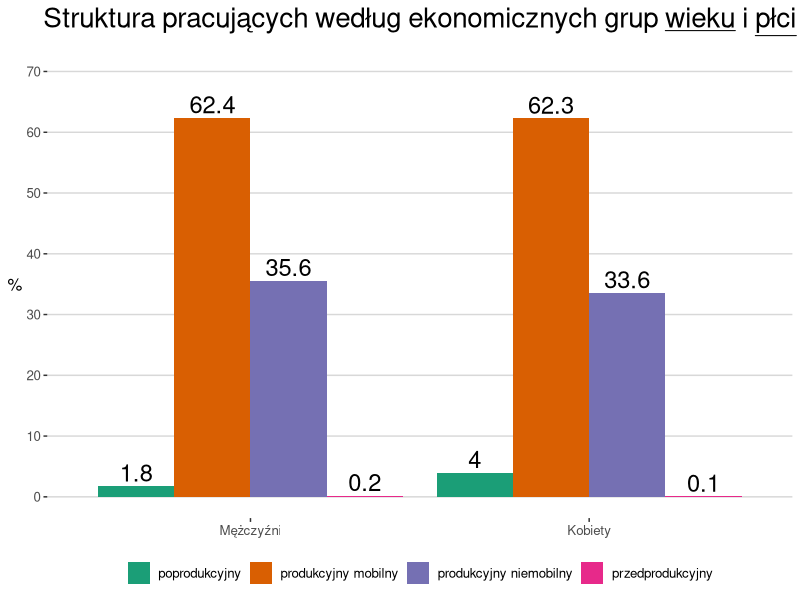
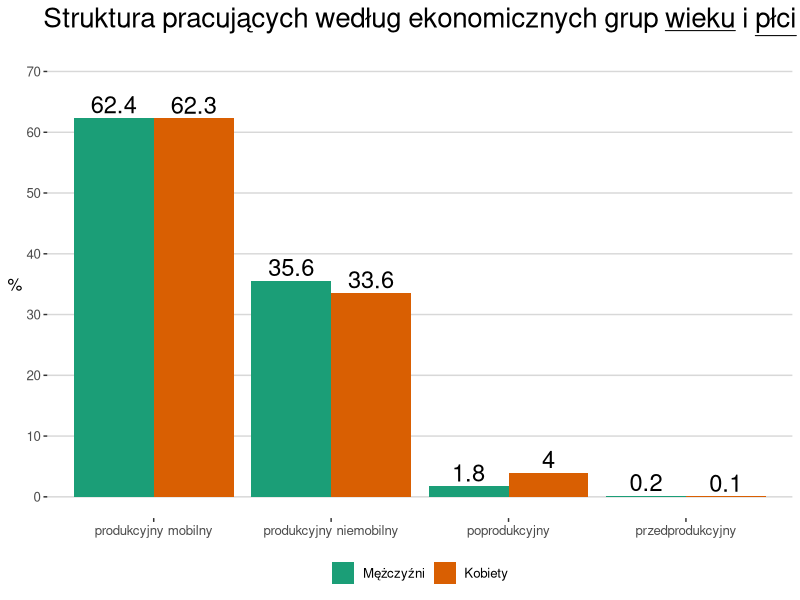
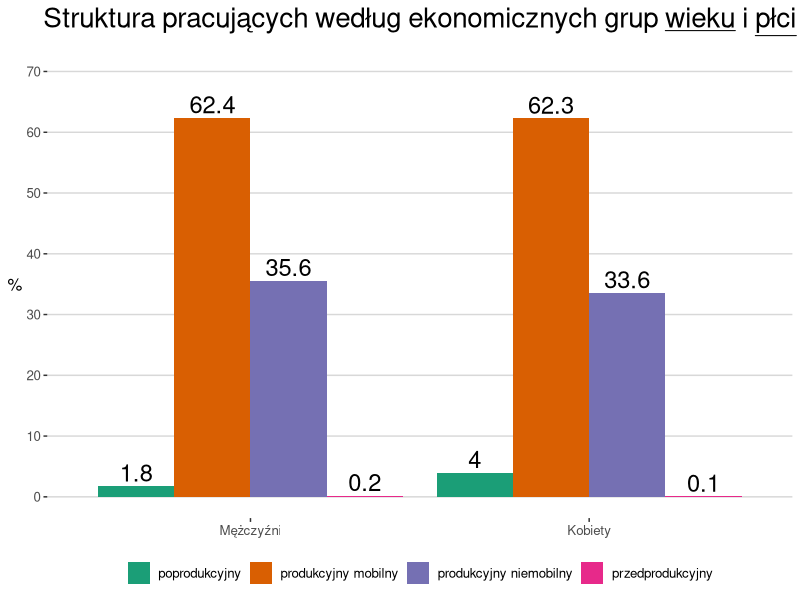
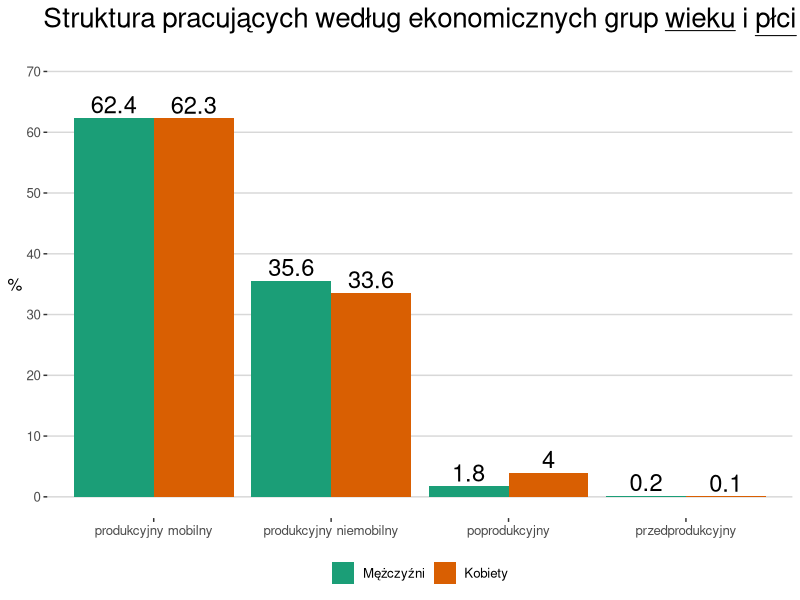

Source code (R) for these figures, in order:
library(ggplot2)
library(ggthemes)
library(dplyr)

values <- c(0.2,62.4,35.6,1.8,
            0.1,62.3,33.6,4.0)

gender <- rep(c("Mężczyźni", "Kobiety"), each=4)

fill <- rep(c("przedprodukcyjny", "produkcyjny mobilny", "produkcyjny niemobilny", "poprodukcyjny"),
            2)

df <- data.frame(values = values,
                 gender = gender,
                 fill = fill,
                 stringsAsFactors = FALSE)

ggplot(df, aes(x = factor(gender, levels = c("Mężczyźni", "Kobiety")), y=values, fill=fill)) +
  geom_bar(stat = "identity", position = "dodge") +
  geom_text(aes(label=values), position=position_dodge(width=0.9), vjust=-0.25, size=6) +
  scale_fill_manual(values = c('#1b9e77','#d95f02','#7570b3','#e7298a')) + 
  theme_hc() + 
  scale_y_continuous(breaks = seq(0, 80, by=10), limits = c(0,70)) +
  ylab("%") +
  ggtitle(expression(Struktura~pracujących~według~ekonomicznych~grup ~underline(wieku) ~i~ underline(płci))) +
  theme(
    axis.title.x = element_blank(),
    legend.title = element_blank(),
    axis.title.y = element_text(angle = 0,vjust = 0.5),
    plot.title = element_text(hjust = 0.5, size = 20, face="bold")
  ) -> a

a
ggsave("wykres1.jpeg", a)

df %>%
  group_by(fill) %>%
  summarise(mean = mean(values)) %>% 
  arrange(-mean) %>%
  pull(fill) -> fill_levels


ggplot(df, aes(x = factor(fill, levels = fill_levels), y=values,
               fill=factor(gender, levels = c("Mężczyźni", "Kobiety")))) +
  geom_bar(stat = "identity", position = "dodge") +
  geom_text(aes(label=values), position=position_dodge(width=0.9), vjust=-0.25, size=6) +
  scale_fill_manual(values = c('#1b9e77','#d95f02')) + 
  theme_hc() + 
  scale_y_continuous(breaks = seq(0, 80, by=10), limits = c(0,70)) +
  ylab("%") +
  ggtitle(expression(Struktura~pracujących~według~ekonomicznych~grup ~underline(wieku) ~i~ underline(płci))) +
  theme(
    axis.title.x = element_blank(),
    legend.title = element_blank(),
    axis.title.y = element_text(angle = 0,vjust = 0.5),
    plot.title = element_text(hjust = 0.5, size = 20, face = "bold")
  ) -> b
b

ggsave("wykres2.jpeg", b)
